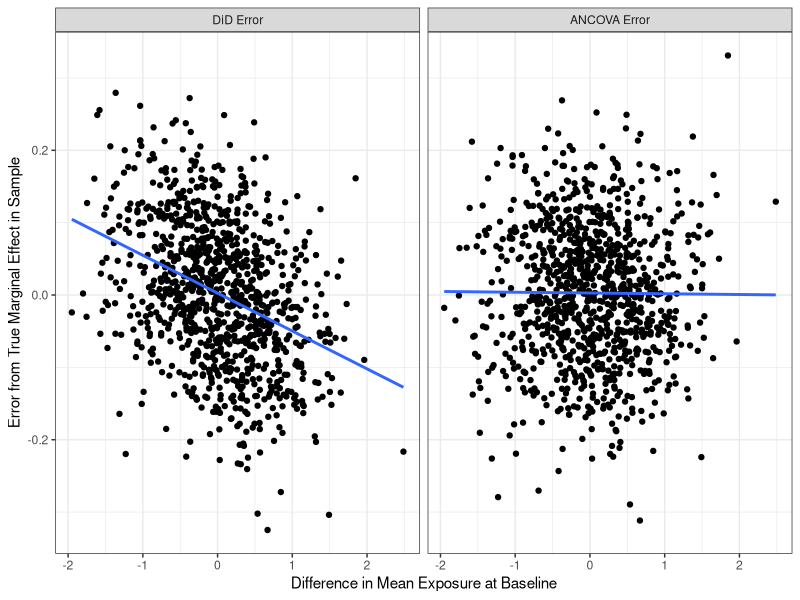

R code for this plot: (Note: this script raises an error after producing the figure.)
## Matthew Coates
## Simulation for DiD/Longitudinal ANCOVA

rm(list=ls())
library(data.table)
library(ggplot2)

## define useful functions
expit <- function(x) {exp(x)/(1+exp(x))}

## small number to have more likelihood for imbalance
N <- 20
niter <- 1:1000


############################
## Y0 and E cause Y1
############################

## DAG structure
# dag {
#   E [exposure,pos="0.167,0.126"]
#   Y0 [pos="0.180,0.780"]
#   Y1 [outcome,pos="0.752,0.464"]
#   E -> Y1
#   Y0 -> Y1
# }

bd <- c()
m1 <- c()
m2 <- c()
for (i in niter) {
  cat(paste0(i)); flush.console()
  ## generate data
  tx <- sample(x=1:N,size=.5*N) ## make treatment randomization exactly 50%
  ## continuous first because it seems easier
  Y0 <- rnorm(n=N,mean=10,sd=1.5)
  E <- as.numeric(c(1:N) %in% tx)
  Y1 <- (1*Y0 + E*(-2) + rnorm(n=N,mean=0,sd=.2))
  id=1:N
  d <- data.table(as.data.frame(cbind(Y0,E,Y1,id)))
  
  ## data formatted for DiD
  d2 <- melt(copy(d),id.vars=c("id","E"),variable.name="time",value.name="Y")
  d2[,time:=as.numeric(substr(time,2,3))]
  d2[,id:=factor(id)]
  
  ## find imbalance in baseline values
  bd[i] <- mean(d[E==1]$Y0)-mean(d[E==0]$Y0)
  
  ## regression models
  mod1 <- lm(data=d2,formula="Y ~ E + time + E*time")
  # did2 <- lmer(data=d2,formula="Y ~ E + time + E*time + (1 | id)") in this case exactly the same
  mod2 <- lm(data=d,formula="Y1 ~ Y0 + E")
  m1[i] <- summary(mod1)$coefficients["E:time","Estimate"]
  m2[i] <- summary(mod2)$coefficients["E","Estimate"]
    
}

m1diff <- abs(m1+2)
m2diff <- abs(m2+2)
mean(m1)
mean(m2)
summary(lm(m1diff ~ bd))
summary(lm(m2diff ~ bd))
mean(bd)



############################
## Y0 interacts with E
############################

## DAG structure
# dag {
#   "E*Y0" [pos="0.206,0.357"]
#   E [exposure,pos="-0.239,-0.459"]
#   Y0 [pos="-0.129,1.076"]
#   Y1 [outcome,pos="0.752,0.464"]
#   "E*Y0" -> Y1
#   E -> "E*Y0"
#   E -> Y1
#   Y0 -> "E*Y0"
#   Y0 -> Y1
# }


bd <- c()
m1 <- c()
m2 <- c()
marg <- c()
for (i in niter) {
  cat(paste0(i)); flush.console()
  ## generate data
  tx <- sample(x=1:N,size=.5*N) ## make treatment randomization exactly 50%
  ## continuous first because it seems easier
  Y0 <- rnorm(n=N,mean=10,sd=1.5)
  E <- as.numeric(c(1:N) %in% tx)
  Y1 <- (1*Y0 + E*(-2) + -0.1*Y0*E + rnorm(n=N,mean=0,sd=.2))
  id=1:N
  d <- data.table(as.data.frame(cbind(Y0,E,Y1,id)))
  
  ## since we have interaction here, find true marginal effect in total sample
  marg[i] <- mean(1*-2 + -0.1*d$Y0*1)
  
  ## data formatted for DiD
  d2 <- melt(copy(d),id.vars=c("id","E"),variable.name="time",value.name="Y")
  d2[,time:=as.numeric(substr(time,2,3))]
  d2[,id:=factor(id)]
  
  ## find imbalance in baseline values
  bd[i] <- mean(d[E==1]$Y0)-mean(d[E==0]$Y0)
  
  ## regression models
  mod1 <- lm(data=d2,formula="Y ~ E + time + E*time")
  # did2 <- lmer(data=d2,formula="Y ~ E + time + E*time + (1 | id)") in this case exactly the same
  mod2 <- lm(data=d,formula="Y1 ~ Y0 + E")
  m1[i] <- summary(mod1)$coefficients["E:time","Estimate"]
  m2[i] <- summary(mod2)$coefficients["E","Estimate"]
  
}

m1absdiff <- abs(m1-marg)
m2absdiff <- abs(m2-marg)
m1m2absdiff <- abs(m1-m2)

m1diff <- m1-marg
m2diff <- m2-marg
m1m2diff <- m1-m2

mean(m1)
mean(m2)
mean(m1absdiff)
mean(m2absdiff)
## both have similar error though?
summary(lm(m1diff ~ bd)) ## the amount off does appear to be related to the baseline difference
summary(lm(m2diff ~ bd)) ## the amount off doesn't appear to be related to the baseline difference

summary(lm(m1absdiff ~ bd)) ## is amount off related to the baseline difference?
summary(lm(m2absdiff ~ bd)) ## the amount off doesn't appear to be related to the baseline difference

## the difference between the two models depends on the baseline difference
summary(lm(m1m2absdiff ~ bd))
summary(lm(m1m2diff ~ bd))

mean(bd)

res <- data.table(data.frame(baseline_difference=bd,DiD_error_abs=m1absdiff,ANCOVA_error_abs=m2absdiff,
                             DiD_ANCOVA_diff=m1m2diff,abs_DiD_ANCOVA_diff=abs(m1m2absdiff),
                             DiD_error=m1diff,ANCOVA_error=m2diff),
                             diff_errors=m1diff-m2diff, diff_abs_errors=m1absdiff-m2absdiff)
res <- melt(res,id.vars="baseline_difference")
res[variable=="DiD_error_abs",variable:="DiD Absolute Error"]
res[variable=="ANCOVA_error_abs",variable:="ANCOVA Absolute Error"]
res[variable=="DiD_ANCOVA_diff",variable:="DiD minus ANCOVA Estimate"]
res[variable=="abs_DiD_ANCOVA_diff",variable:="Absolute value of DiD Minus ANCOVA Estimate"]
res[variable=="DiD_error",variable:="DiD Error"]
res[variable=="ANCOVA_error",variable:="ANCOVA Error"]
res[variable=="diff_errors",variable:="DiD Error minus ANCOVA Error"]
res[variable=="diff_abs_errors",variable:="Difference in Absolute Values of Errors"]


gg <- ggplot(data=res[variable %in% c("DiD Error","ANCOVA Error")],aes(x=baseline_difference,y=value)) + geom_point() + theme_bw() +
  facet_wrap(~variable) + geom_smooth(method='lm',se = FALSE) + ylab("Error from True Marginal Effect in Sample") + 
  xlab("Difference in Mean Exposure at Baseline")
print(gg)



gg <- ggplot(data=res,aes(x=bd,y=errordiff)) + geom_point()
print(gg)
gg <- ggplot(data=res,aes(x=bd,y=abserrordiff)) + geom_point()
print(gg)

## does data generating process matter?? which is "correct" data generating process for whether
## DiD or ancova better?

## so they have basically same mean error, but one seems to have error more correlated with baseline difference (DiD)
## when does the other have more error to balance it out?
## how much error can this lead to--does it make a real difference?
## Question: in cases where you have large baseline differences, are you actually better off with ANCOVA?
## identify cases with large baseline differences and see which method results in smaller error

##AUGMENT THE DAG TO SEE DiD???
## VERSUS OTHER APPROACH? CAN WE SEE BOTH ON THE SAME DAG?
## Equations with edges labeled


## visual of DiD?
# dag {
#   "E*Time" [pos="0.264,0.394"]
#   E [exposure,pos="0.203,0.163"]
#   Time [pos="0.127,0.620"]
#   Y [outcome,pos="0.430,0.412"]
#   "E*Time" -> Y
#   E -> "E*Time"
#   E -> Y
#   Time -> "E*Time"
#   Time -> E
#   Time -> Y
# }






# ## simulate (try many different types)
# Y0 <- rbinom(n=N,size=1,prob=.3)
# E <- rbinom(n=N,size=1,prob=.5)
# Y1 <- rbinom(n=N,size=1,expit(-1.2+log(2)*E+log(2)*Y0+log(1.5)*Y0*E)) ## think about intercept basically equaling Y0 with some noise?
# 
# ## true marginal effect?
# 
# ## ANCOVA approach
# mod <- glm(Y1 ~ E + Y0 + ,family=binomial(link="logit"))




# ## Y0 and U both interact with E, U is an unmeasured cause of Y0 and Y1 (but not E)
# dag {
#   "E*U" [pos="-0.099,0.398"]
#   "E*Y0" [pos="0.253,0.198"]
#   E [exposure,pos="-0.239,-0.459"]
#   U [pos="-0.704,0.938"]
#   Y0 [pos="-0.129,1.076"]
#   Y1 [outcome,pos="0.752,0.464"]
#   "E*U" -> Y1
#   "E*Y0" -> Y1
#   E -> "E*U"
#   E -> "E*Y0"
#   E -> Y1
#   U -> "E*U"
#   U -> Y0
#   U -> Y1
#   Y0 -> "E*Y0"
#   Y0 -> Y1
# }
# 
# 
# 
# ## Baseline as proxy for EMM
# dag {
#   "E*U" [pos="-0.138,0.352"]
#   E [exposure,pos="-0.594,-0.516"]
#   U [pos="-0.704,0.938"]
#   Y0 [pos="-0.086,1.492"]
#   Y1 [outcome,pos="0.752,0.464"]
#   "E*U" -> Y1
#   E -> "E*U"
#   E -> Y1
#   U -> "E*U"
#   U -> Y0
#   U -> Y1
# }
# 
# ## Baseline as proxy for EMM
# dag {
#   "E*U" [pos="-0.138,0.352"]
#   E [exposure,pos="-0.594,-0.516"]
#   U [pos="-0.704,0.938"]
#   Y0 [pos="-0.086,1.492"]
#   Y1 [outcome,pos="0.752,0.464"]
#   "E*U" -> Y1
#   E -> "E*U"
#   E -> Y1
#   U -> "E*U"
#   U -> Y0
#   U -> Y1
# }
# 
# ## Baseline EMM (with some common cause of Y0 and Y1)
# dag {
#   "E*Y0" [pos="-0.536,0.432"]
#   E [exposure,pos="-0.594,-0.516"]
#   U [pos="0.344,1.324"]
#   Y0 [pos="-0.060,0.737"]
#   Y1 [outcome,pos="0.752,0.464"]
#   "E*Y0" -> Y1
#   E -> "E*Y0"
#   E -> Y1
#   U -> Y0
#   U -> Y1
#   Y0 -> "E*Y0"
#   Y0 -> Y1
# }
# 
# ## uncontrolled confounder of Y0, Y1, and E
# dag {
#   E [exposure,pos="-0.138,0.400"]
#   U [pos="0.187,1.476"]
#   Y0 [pos="-0.704,0.432"]
#   Y1 [outcome,pos="0.752,0.464"]
#   E -> Y1
#   U -> E
#   U -> Y0
#   U -> Y1
# }


